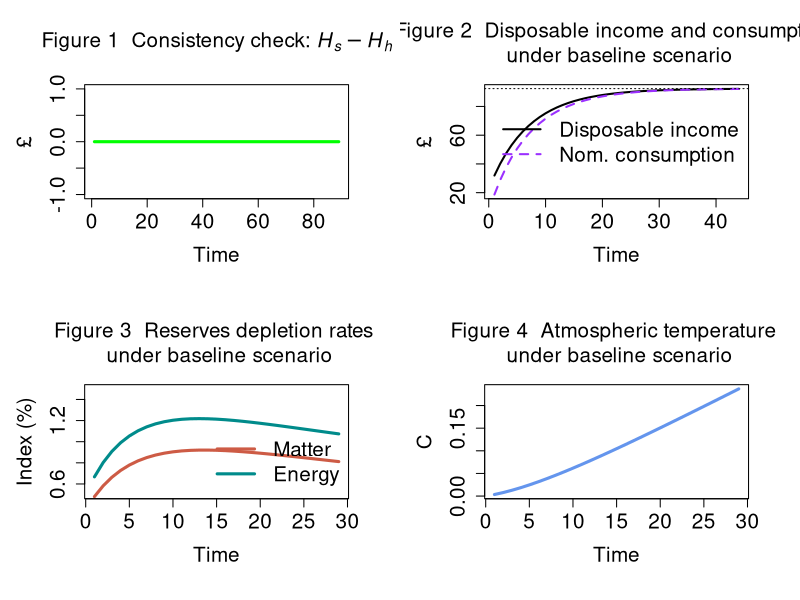

Source code (R):
# IO-SFC MODEL (BASED ON MODEL PC) + ECOSYSTEM

# Created by Marco Veronese Passarella

# Version: 7 June 2024; revised: 7 August 2025

### PREPARE THE ENVIRONMENT ################################################################################

#Clear Environment
rm(list=ls(all=TRUE))

#Clear Plots
if(!is.null(dev.list())) dev.off()

#Clear Console
cat("\014")

#Set directory/folder
#setwd("C:/Users/...")

#set number of periods
nPeriods = 90

#Set number of scenarios
nScenarios = 1 

#Set number of industries ***
nIndustries = 2

### SET THE COEFFICIENTS (EXOGENOUS VARIABLES AND PARAMETERS) ################################################################################

alpha10 = 0.8 #Autonomous component of propensity to consume out of income
alpha11 = 8 #Interest rate elasticity of propensity to consume out of income (minus sign)
alpha2=0.4 #Propensity to consume out of wealth
w = 0.4 #Uniform wage rate
mu = 0.875 #Uniform mark-up
pr1 = 1 #Labour productivity in industry 1
pr2 = 1 #Labour productivity in industry 2
lambda0 = 0.635 #Autonomous share of bills
lambda1 = 5 #Elasticity of bills demand to interest rate
lambda2 = 0.01 #Elasticity of bills demand to yd/v
theta=0.2 #Tax rate on income
r_bar=matrix(data=0.025,nrow=nScenarios,ncol=nPeriods) #Interest rate as policy instrument
beta1_c_bar=0.50 #Household consumption share of product 1
beta2_c_bar=0.50 #Household consumption share of product 2
beta1_g_bar=0.48 #Government consumption share of product 1
beta2_g_bar=0.52 #Government consumption share of product 2
a11 = 0.11 #Quantity of product 1 necessary to produce one unit of product 1
a12 = 0.12 #Quantity of product 1 necessary to produce one unit of product 2
a21 = 0.21 #Quantity of product 2 necessary to produce one unit of product 1
a22 = 0.22 #Quantity of product 2 necessary to produce one unit of product 2

#Tip: try 0.12, 0.12, 0.20, 0.20 for unit prices

### CREATE VARIABLES AND ATTRIBUTE INITIAL VALUES ################################################################################

#Use 'array' function to create 3-dimension variables
x=array(data=0,dim=c(nScenarios,nPeriods,nIndustries)) #Gross output by industry (real)
d=array(data=0,dim=c(nScenarios,nPeriods,nIndustries)) #Demand by industry (real)
beta_c=array(data=0,dim=c(nScenarios,nPeriods,nIndustries)) #Real consumption composition
beta_g=array(data=0,dim=c(nScenarios,nPeriods,nIndustries)) #Real government expenditure composition
p=array(data=1,dim=c(nScenarios,nPeriods,nIndustries)) #Unit prices

#Create matrix of coefficients
A=matrix(data=0,nrow=nIndustries,ncol=nIndustries) #2D matrix of technical coefficients
I = diag(x=1, nrow=nIndustries, ncol=nIndustries) #2D diagonal matrix
A4=array(data=0,dim=c(nScenarios,nPeriods,nIndustries,nIndustries)) #4D matrix of technical coefficients

#Other 2-dimension variables
alpha1=matrix(data=alpha10-alpha11*r_bar,nrow=nScenarios,ncol=nPeriods) #Propensity to consume out of income
b_cb=matrix(data=0,nrow=nScenarios,ncol=nPeriods) #Government bills held by Central Bank
b_h=matrix(data=0,nrow=nScenarios,ncol=nPeriods) #Government bills held by households
b_s=matrix(data=0,nrow=nScenarios,ncol=nPeriods) #Government bills supplied by government
h_h=matrix(data=0,nrow=nScenarios,ncol=nPeriods) #Cash money held by households
h_s=matrix(data=0,nrow=nScenarios,ncol=nPeriods) #Cash money supplied by central bank
r=matrix(data=r_bar,nrow=nScenarios,ncol=nPeriods) #Interest rate on government bills
t=matrix(data=0,nrow=nScenarios,ncol=nPeriods) #Taxes
v=matrix(data=0,nrow=nScenarios,ncol=nPeriods) #Households wealth
yd=matrix(data=0,nrow=nScenarios,ncol=nPeriods) #Disposable income of households
cons=matrix(data=0,nrow=nScenarios,ncol=nPeriods) #Consumption (real)
g=matrix(data=20,nrow=nScenarios,ncol=nPeriods) #Government expenditure (real)
y=matrix(data=0,nrow=nScenarios,ncol=nPeriods) #Value of net output (GDP)
p_c=matrix(data=1,nrow=nScenarios,ncol=nPeriods) #Average price for the consumers
p_g=matrix(data=1,nrow=nScenarios,ncol=nPeriods) #Average price for the government
infl=matrix(data=1,nrow=nScenarios,ncol=nPeriods) #Inflation tax (see Godley and Lavoie, 9.2.4 and 9.3.1)

### Ecosystem variables and coefficients ################################################################################

#Variables
x_mat = matrix(data=0,nrow=nScenarios,ncol=nPeriods) #Production of material goods 
mat = matrix(data=0,nrow=nScenarios,ncol=nPeriods) #Extracted matter  
rec = matrix(data=0,nrow=nScenarios,ncol=nPeriods) #Recycled socio-economic stock  
dis = matrix(data=0,nrow=nScenarios,ncol=nPeriods) #Discarded socioeconomic stock            
kh = matrix(data=0,nrow=nScenarios,ncol=nPeriods) #Socio-economic stock       
en = matrix(data=0,nrow=nScenarios,ncol=nPeriods) #Total energy required for production
ren = matrix(data=0,nrow=nScenarios,ncol=nPeriods) #Renewable energy
nen = matrix(data=0,nrow=nScenarios,ncol=nPeriods) #Non-renewable energy                         
co2_cum = matrix(data=0,nrow=nScenarios,ncol=nPeriods) #Cumulative emissions
wa = matrix(data=0,nrow=nScenarios,ncol=nPeriods) #Waste by industry
temp = matrix(data=0,nrow=nScenarios,ncol=nPeriods) #Atmospheric temperature 
k_m=matrix(data=6000,nrow=nScenarios,ncol=nPeriods) #Matter reserves
conv_m=matrix(data=0,nrow=nScenarios,ncol=nPeriods) #Conversion of matter resources into reserves
res_m=matrix(data=388889,nrow=nScenarios,ncol=nPeriods) #Matter resources
k_e=matrix(data=37000,nrow=nScenarios,ncol=nPeriods) #Energy reserves
conv_e=matrix(data=0,nrow=nScenarios,ncol=nPeriods) #Conversion of energy resources into reserves
res_e=matrix(data=542000,nrow=nScenarios,ncol=nPeriods) #Energy resources
dc = array(data=0,dim=c(nScenarios,nPeriods,nIndustries)) #Stock of durable goods by industry/product
emis = matrix(data=0,nrow=nScenarios,ncol=nPeriods) #Annual emissions by industry
cen=matrix(data=0,nrow=nScenarios,ncol=nPeriods) #Carbon mass of energy
o2= matrix(data=emis-cen,nrow=nScenarios,ncol=nPeriods) #Mass of oxygen 

#Coefficients
rho_dis = 0.2 #Recycling rate
beta_e = 0.07 #C=2 intensity of non-renewable energy sources
tcre=0.0001 #Transient climate response to cumulative carbon emissions
fnc=0.5 #Non-CO2 fraction of total anthropocentric forcing
sigma_m=0.0005 #Conversion rate of matter resources into reserves
car=3.67 #Coefficient converting Gt of carbon into Gt of CO2
sigma_e=0.003 #Conversion rate of energy resources into reserves
mu_mat = matrix(data=c(0.4,0.6),nrow=nIndustries,ncol=1) #Material intensity coefficients by industry
zeta_dc = matrix(data=c(0.015,0.025),nrow=nIndustries,ncol=1) #Percentages of discarded socio-economic stock by industry
eps_en = matrix(data=c(4,6),nrow=nIndustries,ncol=1) #Energy intensity coefficients by industry                                          
eta_en = matrix(data=c(0.13,0.15),nrow=nIndustries,ncol=1) #Shares of renewable energy in total energy by industry       
alpha12=matrix(data=4,nrow=nScenarios,ncol=nPeriods) #Temperature elasticity of propensity to consume out of income

### RUN THE MODEL ################################################################################

#DEFINE THE LOOPS

#Choose scenario
for (j in 1:nScenarios){
  
  #Define time loop
  for (i in 2:nPeriods){
    
    #Define iterations
    for (iterations in 1:100){
      
      
      #DEFINE THE SYSTEM OF EQUATIONS        

      
      ## A) Define the matrix of technical coefficients ####
      
      #4D matrix of technical coefficients
      A4[j,i,,] = matrix(c(a11,a12,
                           a21,a22), nrow=2, byrow=TRUE)                   
      
      #2D matrix of technical coefficients
      A = A4[j,i,,]          
      
      
      ## B) Define consumption shares ####
      
      #Household real consumption share of product 1 - eq. 12.1
      beta_c[j,i,1]=beta1_c_bar
      
      #Household real consumption share of product 2 - eq. 12.2
      beta_c[j,i,2]=beta2_c_bar
      
      #Government real consumption share of product 1 - eq. 13.1
      beta_g[j,i,1]=beta1_g_bar
      
      #Government real consumption share of product 2 - eq. 13.2
      beta_g[j,i,2]=beta2_g_bar
      
      
      ## C) Define input-output structure ####
      
      #Real final demand vector by industry - eq. 14
      d[j,i,] = beta_c[j,i,]*cons[j,i] + beta_g[j,i,]*g[j,i]
      
      #Real gross output by industry  - eq. 15
      x[j,i,] = solve(I-A) %*% d[j,i,]
      
      #Value of net output (GDP)  - eq. 1.A
      y[j,i] = t(p[j,i,]) %*% d[j,i,]

      
      ## D) Set prices ####
      
      #Set unit price of output of industry 1 - eq. 16.1
      p[j,i,1] = (w/pr1) + (p[j,i,1]*A[1] + p[j,i,2]*A[2])*(1 + mu) 
      
      #Set unit price of output of industry 2 - eq. 16.2  
      p[j,i,2] = (w/pr2) + (p[j,i,1]*A[3] + p[j,i,2]*A[4])*(1 + mu) 
      
      #Average price for the consumers - eq. 17
      p_c[j,i] = t(p[j,i,]) %*% beta_c[j,i,]
      
      #Average price for the government - eq. 18
      p_g[j,i] = t(p[j,i,]) %*% beta_g[j,i,]
      
      
      ## E) Households' behaviour ####
      
      #Disposable income - eq. 2
      yd[j,i] = y[j,i] - t[j,i] + r[j,i-1]*b_h[j,i-1]
      
      #Wealth accumulation - eq. 4 
      v[j,i] = v[j,i-1] + (yd[j,i] - p_c[j,i]*cons[j,i])
      
      #Real consumption function with no monetary illusion - eq. 5.A.1 
      cons[j,i] = alpha1[j,i]*((yd[j,i]/p_c[j,i])-infl[j,i]) + alpha2*v[j,i-1]/p_c[j,i]
      
      #Inflation tax for households - eq. 5.A.1
      infl[j,i] = ((p_c[j,i]-p_c[j,i-1])/p_c[j,i-1])*(v[j,i-1]/p_c[j,i])
      
      #Endogenous propensity to consume out of income  - eq. 19
      #alpha1[j,i] = alpha10 - alpha11*r[j,i]
      
      
      ## F) Portfolio equations ####
      
      #Demand for cash money - eq. 6
      h_h[j,i] = v[j,i] - b_h[j,i]
      
      #Demand for government bills - eq. 7
      b_h[j,i] = v[j,i]*(lambda0 + lambda1*r[j,i] - lambda2*(yd[j,i]/v[j,i]))
      
      
      ## G) Government ####
      
      #Tax payments - eq. 3 
      t[j,i] = theta*(y[j,i] + r[j,i-1]*b_h[j,i-1])
      
      #Supply of government bills - eq. 8
      b_s[j,i] = b_s[j,i-1] + ( p_g[j,i]*g[j,i] + r[j,i-1]*b_s[j,i-1]) - (t[j,i] + r[j,i-1]*b_cb[j,i-1])
      
      
      ## H) Central bank ####
      
      #Supply of cash - eq. 9
      h_s[j,i] = h_s[j,i-1] + b_cb[j,i] - b_cb[j,i-1]
      
      #Government bills held by the central bank - eq. 10
      b_cb[j,i] = b_s[j,i] - b_h[j,i]
      
      #Interest rate as policy instrument - eq. 11
      r[j,i] = r_bar[j,i]
      
      
      ## I) Ecosystem ####
      
      #Extraction of matter and waste
      
      #Production of material goods 
      x_mat[j,i] = t(mu_mat[,]) %*% x[j,i,]
      
      #Extraction of matter                                       
      mat[j,i] = x_mat[j,i] - rec[j,i]                                             
      
      #Recycled matter (of socioeconomic stock + industrial waste)
      rec[j,i] = rho_dis*dis[j,i]         
      
      #Discarded socioeconomic stock            
      dis[j,i] = t(mu_mat[,]) %*% (zeta_dc[,] * dc[j,i-1,])
      
      #Stock of durable consumption goods                 
      dc[j,i,] = dc[j,i-1,] + beta_c[j,i,]*cons[j,i] - zeta_dc[,] * dc[j,i-1,]    
      
      #Socioeconomic stock
      kh[j,i] = kh[j,i-1] + x_mat[j,i] - dis[j,i]       
      
      #Wasted socio-economic stock
      wa[j,i] = mat[j,i] - (kh[j,i]-kh[j,i-1])                                                                     
      
      
      #Use of energy, emissions and temperature
      
      #Energy required for production
      en[j,i] = t(eps_en[,]) %*% x[j,i,]                                          
      
      #Renewable energy at the end of the period
      ren[j,i] = t(eps_en[,]) %*% (eta_en[,]*x[j,i,])                         
      
      #Non-renewable energy
      nen[j,i] = en[j,i] - ren[j,i]                                                
      
      #C02 emissions
      emis[j,i] = beta_e*nen[j,i]   
      
      #Cumulative emissions
      co2_cum[j,i] = co2_cum[j,i-1] + emis[j,i]
      
      #Atmospheric temperature 
      temp[j,i] = (1/(1-fnc))*tcre*(co2_cum[j,i])
      
      
      #Resources and reserves  
      
      #Stock of material reserves
      k_m[j,i] = k_m[j,i-1] + conv_m[j,i] - mat[j,i]                      
      
      #Material resources converted to reserves 
      conv_m[j,i] = sigma_m*res_m[j,i]                                    
      
      #Stock of material resources
      res_m[j,i] = res_m[j,i-1] - conv_m[j,i]                            
      
      #Carbon mass of non-renewable energy 
      cen[j,i] = emis[j,i]/car                                            
      
      #Mass of oxygen 
      o2[j,i] = emis[j,i] - cen[j,i]                                      
      
      #Stock of energy reserves
      k_e[j,i] = k_e[j,i-1] + conv_e[j,i] - nen[j,i]                       
      
      #Energy resources converted to reserves 
      conv_e[j,i] = sigma_e*res_e[j,i]                                    
      
      #Stock of energy resources
      res_e[j,i] = res_e[j,i-1] - conv_e[j,i]                             
      
      
      #Climate related damages / changes
      
      #Endogenous propensity to consume out of income
      alpha1[j,i] = alpha10 - alpha11*r[j,i] - alpha12[j,i] * (temp[j,i] - temp[j,i-1])   
      
      #Tip 1: try also beta_c[j,i,1] = beta0 + beta1 * temp[j,i-1]
      
      #Tip 2: we can connect waste accumulation with other variables...
      
    }
    
  }
}

### CONSISTENCY CHECK (REDUNDANT EQUATION) AND PLOTS ################################################################################

#Define layout
layout(matrix(c(1,2,3,4), 2, 2, byrow = TRUE))
par(mar = c(5.1+1, 4.1+1, 4.1+1, 2.1+1))

#Figure 1: redundant equation
plot(h_s[1,2:nPeriods]-h_h[1,2:nPeriods], type="l", col="green",lwd=3,lty=1,font.main=1,cex.main=1.5,
     main=expression("Figure 1  Consistency check: " * italic(H[phantom("")]["s"]) - italic(H[phantom("")]["h"])),
     cex.axis=1.5,cex.lab=1.5,ylab = '\u00A3',
     xlab = 'Time',ylim = range(-1,1))

#Figure 2: disposable income and consumption
plot(yd[1,2:45],type="l", col=1, lwd=2, lty=1, font.main=1,cex.main=1.5,
     main="Figure 2  Disposable income and consumption \n under baseline scenario",
     ylab = '\u00A3',xlab = 'Time',ylim = range(min(cons[1,2:45]*p_c[1,2:45]),max(yd[1,2:45])),
     cex.axis=1.5,cex.lab=1.5)
lines(cons[1,2:45]*p_c[1,2:45],type="l",lwd=2,lty=2,col="purple1")
legend("right",c("Disposable income","Nom. consumption"),  bty = "n",
       cex=1.5, lty=c(1,2), lwd=c(2,2), col = c(1,"purple1"), box.lty=0)
abline(h=yd[1,nPeriods],col=1,lty=3)

#Figure 3: reserves depletion rates 
plot(100*(mat[1,2:30]/k_m[1,1:29]),type="l",
     col="coral3", lwd=3, lty=1, font.main=1,cex.main=1.5,
     main="Figure 3  Reserves depletion rates \n under baseline scenario",
     ylab = 'Index (%)',xlab = 'Time',cex.axis=1.5,cex.lab=1.5,ylim=range(0.5,1.5))
lines(100*(nen[1,2:30]/k_e[1,1:29]),col="cyan4", lwd=3, lty=1)
legend("bottomright",c("Matter","Energy"),  bty = "n",
       cex=1.5, lty=c(1,1), lwd=c(3,3), col = c("coral3","cyan4"), box.lty=0)

#Figure 4: atmospheric temperature
plot(temp[1,2:30],type="l",
     col="cornflowerblue", lwd=3, lty=1, font.main=1,cex.main=1.5,
     main="Figure 4  Atmospheric temperature \n under baseline scenario",
     ylab = 'C',xlab = 'Time',cex.axis=1.5,cex.lab=1.5)





